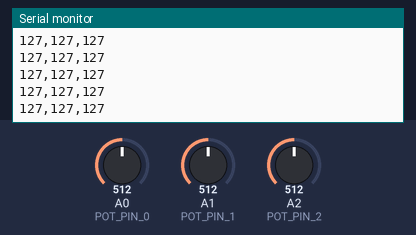
The sketch below on a simulated Arduino Uno, built with avr-gcc and run on an emulated ATmega328P. Shown: the last lines printed to the serial monitor. The test bench sets the inputs (shaded band); at power-on: A1 (POT_PIN_1) = 512, A0 (POT_PIN_0) = 512, A2 (POT_PIN_2) = 512.

Above: at 7.2 s.
7.3 s: A1 (POT_PIN_1) set to 418
At 7.38 s:
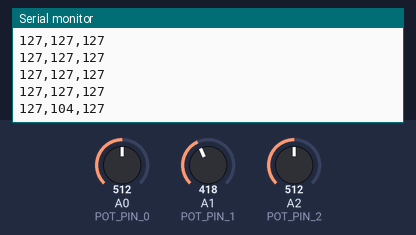
8.8 s: A1 (POT_PIN_1) set to 395
At 8.89 s:
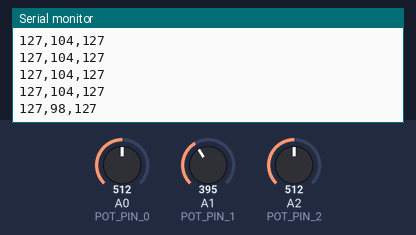
Timing chart, 0 to 11.3 s (numbered marks = the images above; inputs shaded):
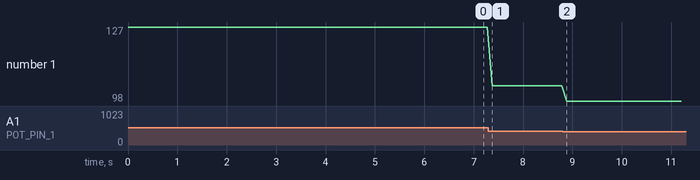

The sketch:

Arduino_and_OfSketch_3_or_More.ino
```cpp
const int POT_PIN_0 = A0;  //Potentiometer input.
const int POT_PIN_1 = A1;  //Potentiometer input.
const int POT_PIN_2 = A2;  //Potentiometer input.


void setup() {

  Serial.begin(9600);
}

void loop(){
int potValue0= analogRead(POT_PIN_0);  //read current value of the pot with each loop (value 0-1023)
int potValue1= analogRead(POT_PIN_1);
int potValue2= analogRead(POT_PIN_2);


int mappedPotValue0 = map(potValue0, 0, 1023, 0, 255); //maps pot
int mappedPotValue1 = map(potValue1, 0, 1023, 0, 255);
int mappedPotValue2 = map(potValue2, 0, 1023, 0, 255);


Serial.print(mappedPotValue0);
Serial.print(",");
Serial.print(mappedPotValue1);
Serial.print(",");
Serial.print(mappedPotValue2);
Serial.print("\n");

delay(100);

}
```

Measured:
- after the input at 7.3 s, the serial monitor: prints a new line after 0.07 s (image 1)
- after the input at 8.8 s, the serial monitor: prints a new line after 0.09 s (image 2)
- plotted number 1: 127 → 104 after the input at 7.3 s, 104 → 98 after the input at 8.8 s
